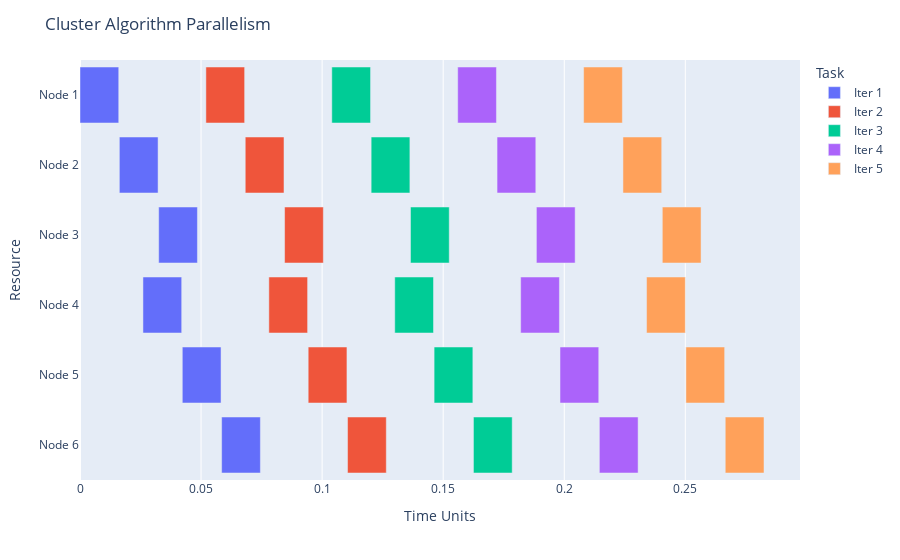

Source (notebook cell):
### Code cell
# Figure 3
t = 0.016*np.ones(n)
l = 0.00025*np.ones((n, n))
l[0, 3] = 0.01
l[3, 0] = 0.01  
fig = getGantt(t, l, Z, W, title="Cluster Algorithm Parallelism", itrs=5)
fig.show()
#if you want to save the figure as a separate file
saving = False # set to True to save the figures
if saving:
    import os
    if ~os.path.exists('figs'): os.makedirs('figs')
    fig.write_image("figs/fig_gantt.pdf")

### Figure 1 — Plotly figure (JSON) as saved in the notebook; plotly's stock layout.template omitted (floating-point values rounded to 4 significant figures)
{"data": [{"alignmentgroup": "True", "base": [0, 0.01625, 0.0325, 0.026, 0.04225, 0.0585], "hovertemplate": "Task=Iter 1<br>Start=%{base}<br>Finish=%{x}<br>Resource=%{y}<extra></extra>", "legendgroup": "Iter 1", "marker": {"color": "#636efa", "pattern": {"shape": ""}}, "name": "Iter 1", "offsetgroup": "Iter 1", "orientation": "h", "showlegend": true, "textposition": "auto", "type": "bar", "x": [0.016, 0.016, 0.016, 0.016, 0.016, 0.016], "xaxis": "x", "y": ["Node 1", "Node 2", "Node 3", "Node 4", "Node 5", "Node 6"], "yaxis": "y"}, {"alignmentgroup": "True", "base": [0.052, 0.06825, 0.0845, 0.078, 0.09425, 0.1105], "hovertemplate": "Task=Iter 2<br>Start=%{base}<br>Finish=%{x}<br>Resource=%{y}<extra></extra>", "legendgroup": "Iter 2", "marker": {"color": "#EF553B", "pattern": {"shape": ""}}, "name": "Iter 2", "offsetgroup": "Iter 2", "orientation": "h", "showlegend": true, "textposition": "auto", "type": "bar", "x": [0.016, 0.016, 0.016, 0.016, 0.016, 0.016], "xaxis": "x", "y": ["Node 1", "Node 2", "Node 3", "Node 4", "Node 5", "Node 6"], "yaxis": "y"}, {"alignmentgroup": "True", "base": [0.104, 0.1203, 0.1365, 0.13, 0.1463, 0.1625], "hovertemplate": "Task=Iter 3<br>Start=%{base}<br>Finish=%{x}<br>Resource=%{y}<extra></extra>", "legendgroup": "Iter 3", "marker": {"color": "#00cc96", "pattern": {"shape": ""}}, "name": "Iter 3", "offsetgroup": "Iter 3", "orientation": "h", "showlegend": true, "textposition": "auto", "type": "bar", "x": [0.016, 0.016, 0.016, 0.016, 0.016, 0.016], "xaxis": "x", "y": ["Node 1", "Node 2", "Node 3", "Node 4", "Node 5", "Node 6"], "yaxis": "y"}, {"alignmentgroup": "True", "base": [0.156, 0.1722, 0.1885, 0.182, 0.1982, 0.2145], "hovertemplate": "Task=Iter 4<br>Start=%{base}<br>Finish=%{x}<br>Resource=%{y}<extra></extra>", "legendgroup": "Iter 4", "marker": {"color": "#ab63fa", "pattern": {"shape": ""}}, "name": "Iter 4", "offsetgroup": "Iter 4", "orientation": "h", "showlegend": true, "textposition": "auto", "type": "bar", "x": [0.016, 0.016, 0.016, 0.016, 0.016, 0.016], "xaxis": "x", "y": ["Node 1", "Node 2", "Node 3", "Node 4", "Node 5", "Node 6"], "yaxis": "y"}, {"alignmentgroup": "True", "base": [0.208, 0.2242, 0.2405, 0.234, 0.2502, 0.2665], "hovertemplate": "Task=Iter 5<br>Start=%{base}<br>Finish=%{x}<br>Resource=%{y}<extra></extra>", "legendgroup": "Iter 5", "marker": {"color": "#FFA15A", "pattern": {"shape": ""}}, "name": "Iter 5", "offsetgroup": "Iter 5", "orientation": "h", "showlegend": true, "textposition": "auto", "type": "bar", "x": [0.016, 0.016, 0.016, 0.016, 0.016, 0.016], "xaxis": "x", "y": ["Node 1", "Node 2", "Node 3", "Node 4", "Node 5", "Node 6"], "yaxis": "y"}], "layout": {"barmode": "overlay", "legend": {"title": {"text": "Task"}, "tracegroupgap": 0}, "margin": {"t": 60}, "title": {"text": "Cluster Algorithm Parallelism"}, "xaxis": {"anchor": "y", "domain": [0, 1], "title": {"text": "Time Units"}, "type": "linear"}, "yaxis": {"anchor": "x", "autorange": "reversed", "domain": [0, 1], "title": {"text": "Resource"}}}}
